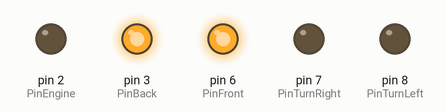
Recording of a sketch running on a simulated Arduino Uno, built with avr-gcc and run on an emulated ATmega328P. Shown: output pins drawn as LEDs (lit = HIGH).

Above: at 2.7 s.
At 6.7 s:
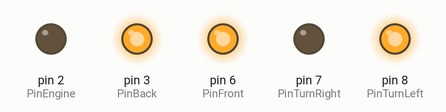
At 10.7 s:
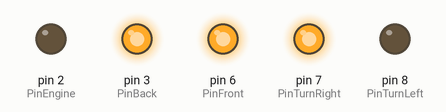
At 19.7 s:
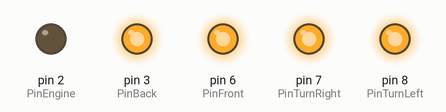
Timing chart, 0 to 26.0 s (numbered marks = the images above):
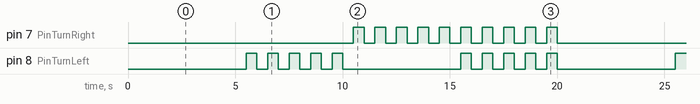

The sketch:

Testsystem01.ino
```cpp
// (licence header left out)
#include "Engine.h"
#include "CarLamps.h"
#include "ThirdParty.h"

const uint8_t PinEngine = 2;
const uint8_t PinFront = 6;
const uint8_t PinBack = 3;
const uint8_t PinTurnLeft = 8;
const uint8_t PinTurnRight = 7;

Engine engine(PinEngine, MaxVoltage - 2.0f);
CarLamps frontLights(PinFront);
CarLamps backLights(PinBack);
CarTurnLights turnLights(PinTurnLeft, PinTurnRight);

void setup()
{
  frontLights.Switch(true);
  backLights.Switch(true);
}

unsigned long WallTime = 0;
int TurnLightsIndex = 0;
int TurnLightsIndexMax = 4;

void loop()
{
  engine.Tick();
  frontLights.Tick();
  backLights.Tick();
  turnLights.Tick();

  if(WallTime < millis())
  {
    switch(TurnLightsIndex)
    {
      case 0:
        engine.ChangeSpeedTo(0);
        turnLights.Start(CarTurnLights::None);
      break;

      case 1:
        engine.ChangeSpeedTo(10, 1);
        turnLights.Start(CarTurnLights::Left);
      break;

      case 2:
        engine.ChangeSpeedTo(50, 1);
        turnLights.Start(CarTurnLights::Right);
      break;

      case 3:
        engine.ChangeSpeedTo(35, 1);
        turnLights.Start(CarTurnLights::LeftRight);
      break;
    }

    WallTime = millis() + 5000;

    TurnLightsIndex++;
    if(TurnLightsIndex >= TurnLightsIndexMax)
      TurnLightsIndex = 0;
  }


}
```

CarLamps.cpp
```cpp
// (licence header left out)
#include "CarLamps.h"

CarLamps::CarLamps()
{ }

CarLamps::CarLamps(uint8_t pin)
  : _pin(pin)
{
  pinMode(_pin, OUTPUT);
}

void CarLamps::SetPin(uint8_t pin)
{
  _pin = pin;
  pinMode(_pin, OUTPUT);
}

void CarLamps::Switch(bool state)
{
  _currentState = state;
  digitalWrite(_pin, _currentState ? HIGH : LOW);
}

void CarLamps::Toggle()
{
  if(_currentState)
  {
    digitalWrite(_pin, LOW);
    _currentState = false;
  }
  else
  {
    digitalWrite(_pin, HIGH);
    _currentState = true;
  }
}

void CarLamps::Tick()
{
  // ignore
}

// #####################################
//
// #####################################

CarTurnLights::CarTurnLights(uint8_t pinLeft, uint8_t pinRight)
  : _side(None)
{
  _leftLamps.SetPin(pinLeft);
  _rightLamps.SetPin(pinRight);
}

void CarTurnLights::Start(Side side, unsigned long intervall)
{
  Stop();
  _side = side;
  _intervall = intervall;
  _previousMillis = millis();
}

void CarTurnLights::Stop()
{
  _previousMillis = 0;
  _intervall = 0;
  _side = None;
  _leftLamps.Switch(false);
  _rightLamps.Switch(false);
}

void CarTurnLights::Tick()
{
  unsigned long currentMillis = millis();
  if(currentMillis - _previousMillis > _intervall)
  {
    switch(_side)
    {
      case None: Stop(); break;
      case Left: _leftLamps.Toggle(); break;
      case Right: _rightLamps.Toggle(); break;
      case LeftRight:
        _leftLamps.Toggle();
        _rightLamps.Toggle();
      break;
    }

    _previousMillis = millis();
  }
}
```

CarLamps.h
```cpp
// (licence header left out)
#ifndef __CARLAMPS_H__
#define __CARLAMPS_H__

#include "Arduino.h"

//!
//!
//!
class CarLamps
{
public:
  CarLamps();
  CarLamps(uint8_t pin);
  inline void SetPin(uint8_t pin);
  void Switch(bool state);
  void Toggle();
  void Tick();
  inline bool State() { return _currentState; }

private:
  uint8_t _pin;
  bool _currentState;
};

//!
//!
//!
class CarTurnLights
{
public:
  enum Side { None=0, Left=1, Right=2, LeftRight=3 };

private:
  CarLamps _leftLamps;
  CarLamps _rightLamps;

  const static unsigned long Intervall = 500;

  Side _side;
  unsigned long _intervall;
  unsigned long _previousMillis;

public:
  CarTurnLights(uint8_t pinLeft, uint8_t pinRight);
  void Start(Side side, unsigned long intervall = Intervall);
  void Stop();
  void Tick();
};

#endif // __CARLAMPS_H__
```

Engine.cpp
```cpp
// (licence header left out)
#include "Engine.h"

Engine::Engine(
  uint8_t pinEngine,
  float maxVoltage,
  int accelerationSteps,
  int breakDownSteps,
  int gaptime /* msecs */
  )
  : _pinEngine(pinEngine)
  , _accelerationSteps(accelerationSteps)
  , _breakDownSteps(breakDownSteps)
  , _walltimeGap(gaptime)
{
  float percentage = 0.0f;

  if(maxVoltage >= MaxVoltage || maxVoltage < 0)
    maxVoltage = MaxVoltage;

  SetMaxSpeed(maxVoltage / MaxVoltage * 100.f);

  pinMode(_pinEngine, OUTPUT);
  analogWrite(_pinEngine, 0);
}

bool Engine::IsHold()
{
  return _currentSpeed == _targetSpeed;
}

void Engine::Tick()
{
  if(IsHold())
    return;

  if(_walltime > millis())
    return;

  int delta = 0;
  int localSteps = -1;

  if(_targetSpeed < _currentSpeed)
  {
    localSteps = (_overrideSteps == -1 ? _breakDownSteps : _overrideSteps);

    delta = _currentSpeed - _targetSpeed;
    if(delta < localSteps)
      _currentSpeed = _targetSpeed;
    else
    {
      _currentSpeed -= localSteps;
    }
  }
  else
  {
    localSteps = (_overrideSteps == -1 ? _accelerationSteps : _overrideSteps);

    delta = _targetSpeed - _currentSpeed;
    if(delta < localSteps)
      _currentSpeed = _targetSpeed;
    else
    {
      _currentSpeed += localSteps;
    }
  }

  _walltime = millis() + _walltimeGap;

  analogWrite(_pinEngine, _currentSpeed);
}

void Engine::ChangeSpeedTo(int percentage, int steps)
{
  if(percentage > 100)
    percentage = 100;
  if(percentage < 0)
    percentage = 0;
  _overrideSteps = steps;
  _targetSpeed = speed(percentage);
  _walltime = millis();
}

void Engine::SetMaxSpeed(uint8_t percentage)
{
  #ifdef MAXVOLTAGE_FOR_5
    _maxSpeed = map(percentage, 0, 100, 0, 168);
  #endif

  #ifdef MAXVOLTAGE_FOR_3_3
    _maxSpeed = 255;
  #endif
}
```

Engine.h
```cpp
// (licence header left out)
#ifndef __ENGINE_H__
#define __ENGINE_H__

#include "Arduino.h"

//#define MAXVOLTAGE_FOR_5  // ATmega328 (5V, 16 MHz)
#define MAXVOLTAGE_FOR_3_3  // tbd

#ifdef MAXVOLTAGE_FOR_5
  const float MaxVoltage = 5.0f;
#else
  #ifdef MAXVOLTAGE_FOR_3_3
    const float MaxVoltage = 3.3f;
  #else
    const float MaxVoltage = 3.3f;
  #endif
#endif

#define DEFAULT_ENGINE_STEPS 5
#define DEFAULT_ENGINE_STEP_GAPTIME 75 /* msecs */

class Engine
{
public:
  //! \param pinEngine
  //! \param maxVoltage
  //! \param accelerationSteps
  //! \param breakDownSteps
  //! \param gaptime
  Engine(uint8_t pinEngine,
      float maxVoltage=3.3f,
      int accelerationSteps=DEFAULT_ENGINE_STEPS,
      int breakDownSteps=DEFAULT_ENGINE_STEPS,
      int gaptime=DEFAULT_ENGINE_STEP_GAPTIME
    );

  void Tick();

  void ChangeSpeedTo(int percentage, int steps=-1);

private:
  bool IsHold();
  void SetMaxSpeed(uint8_t percentage);

  //!
  int _currentSpeed;
  //!
  int _targetSpeed;
  //! value is absolute, related to the microcontroller
  int _maxSpeed;

  inline int speed(uint8_t percentage) {
    if(percentage > 100)
      return _maxSpeed;
    if(percentage < 0)
      return 0;
    return map(percentage, 0, 100, 0, _maxSpeed);
  }

  int _overrideSteps;
  int _accelerationSteps;
  int _breakDownSteps;

  int _walltimeGap;
  unsigned long _walltime;

  uint8_t _pinEngine;
};

#endif // __ENGINE_H__
```

ThirdParty.h
```cpp
// (licence header left out)
#ifndef __THIRDPARTY_H__
#define __THIRDPARTY_H__

/* Usage:
----
  static char buffer[80];
  if (Serial.available() > 0)
  {
    if (readline(Serial.read(), buffer, 80) > 0)
    {
      String s(buffer);
      int value = s.toInt();
      engine.ChangeSpeedTo(value);
    }
  }
----
 */

int readline(int readch, char *buffer, int len)
{
  static int pos = 0;
  int rpos;

  if (readch > 0) {
    switch (readch) {
      case '\r': // Ignore new-lines
        break;
      case '\n': // Return on CR
        rpos = pos;
        pos = 0;  // Reset position index ready for next time
        return rpos;
      default:
        if (pos < len-1) {
          buffer[pos++] = readch;
          buffer[pos] = 0;
        }
    }
  }
  // No end of line has been found, so return -1.
  return -1;
}

#endif // __THIRDPARTY_H__
```

Measured:
- by itself, pin 8 (PinTurnLeft): repeats every 10.0 s: 3 × (LOW 0.50 s, HIGH 0.50 s), LOW 0.50 s, HIGH 0.49 s, LOW 5.5 s, HIGH 0.50 s
- by itself, pin 7 (PinTurnRight): repeats every 20.0 s: 3 × (LOW 0.50 s, HIGH 0.50 s), LOW 0.50 s, HIGH 0.49 s, 4 × (LOW 0.50 s, HIGH 0.50 s), LOW 0.50 s, HIGH 0.49 s, LOW 10.5 s, HIGH 0.50 s
- by itself, everything shown: repeats every 20.0 s, in 30 steps
